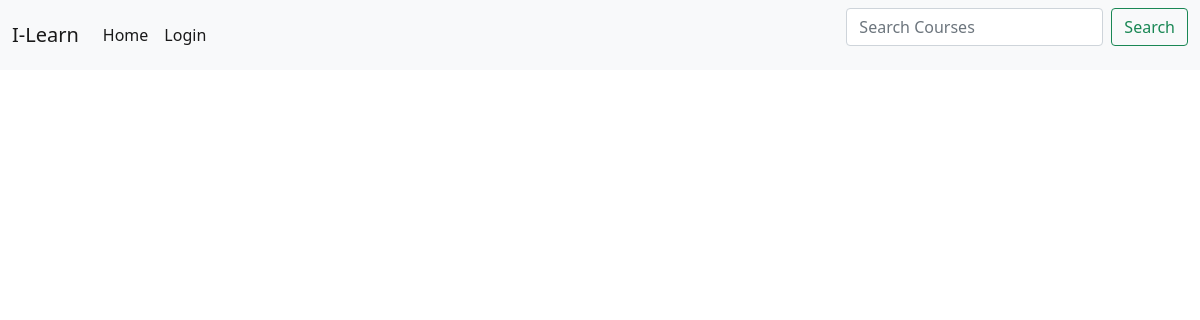
/book/course/10/, run on an earlier commit of the app's database.
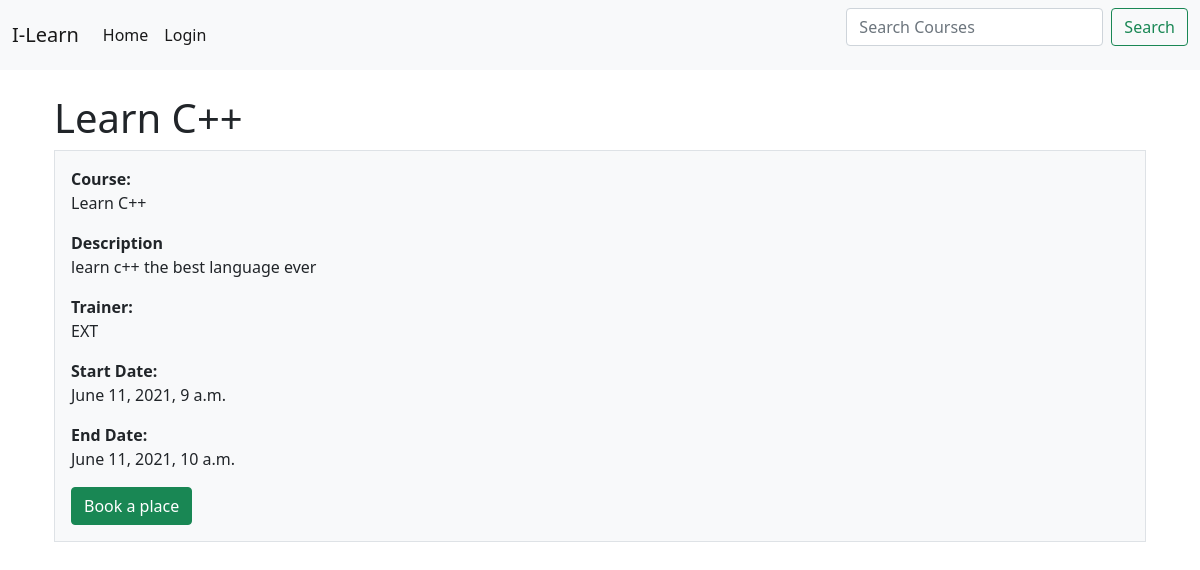
And on a later commit of the database.
### booking/models.py (models this page shows, shortened)
class Course(models.Model):
    staff=(
        ('CAL', 'CALUM'),
        ('YAN', 'YANNA'),
        ('HAN', 'HANNA'),
        ('EXT', 'EXTERNAL'),
    )
    divisions = (
        ('GLO','Company Wide'),
        ('OPE','Operations'),
        ('TEC','Technology'),
        ('FIN','Finance'),
        ('MAR','Marketing'),
    )
    courseNumber = models.IntegerField()
    courseName = models.CharField(max_length=200)
    courseDesc = models.CharField(max_length=500)
    host = models.CharField(max_length=3, choices=staff)
    min_participants = models.IntegerField()
    max_participants = models.IntegerField()
    start_date = models.DateTimeField()
    end_date = models.DateTimeField()
    program = models.ForeignKey(Programs, on_delete=models.CASCADE, default=4)
    division_access = models.CharField(max_length=3, choices=divisions, default='GLO')
    image=models.ImageField(default='course.jpg',upload_to='course_photos') #Setting the users profile pic
    course_completed = models.BooleanField(blank=True)

### booking/views.py (the view, shortened to what this page needs)
# urls.py: path('book/course/<int:pk>/', book.as_view(), name='book'),
class book(View): #Creating my own view to have better control over what is happening
    def get(self, request, *args, **kwargs): #This function specifies what happens when the page is loaded
        course_id = self.kwargs.get('pk', None) #Getting the course ID from the URL, the number in URL is called pk
        course = Course.objects.filter(id = course_id) #Creating a queryset and filtering it by the ID got above
        form = bookCourse() #Loading the custom form from forms.py
        attendents = attendees.objects.filter(id = course_id) #Getting list of attendees thatare on the course
        context = {'course': course, 'attendees':attendents, 'form':form}
        return render(request, 'booking/book.html', context)

### booking/forms.py
class bookCourse(forms.ModelForm):
    class Meta:
        model = attendees
        fields = [ 'role', 'course_due', 'your_development']
        labels = {
            'your_development':'How has this training been identified? How will you apply the learning in your role? How will you measure the success of this learning?',
            'role':'Your Job Title'
        }
        widgets = {
            'your_development': widgets.Textarea()
        }

### booking/templates/booking/book.html (shortened to what this page needs)
{% extends "booking/base.html" %}
{% load crispy_forms_tags %}
{% block content %}
<br>
<div class="container px-4">
    {% for c in course %}
    <h1>{{c.courseName}}</h1>
    <div class="row gx-5">
      <div class="col">
       <div class="p-3 border bg-light">
           <b>Course: </b><p>{{c.courseName}}</p>
           <b>Description</b><p>{{c.courseDesc}}</p>
           <b>Trainer: </b><p>{{c.host}}</p>
           <b>Start Date: </b><p>{{c.start_date}}</p>
           <b>End Date: </b><p>{{c.end_date}}</p>
           {% if c.attendees_set.count > c.max_participants %}
           <a class="btn btn-secondary"disabled>Sorry this course is fully booked</a>
           {% else %}
           <button id="myBtn" class="btn btn-success">Book a place</button>
           {% endif %}
        </div>
      </div>
    {% endfor %}
    </div>
  </div>
{% endblock content %}

What changed in the data, as far as the page shows it:
added Course: courseName "Learn C++", courseDesc "learn c++ the best language ever", host "EXT", start_date "June 11, 2021, 9 a.m.", end_date "June 11, 2021, 10 a.m."
